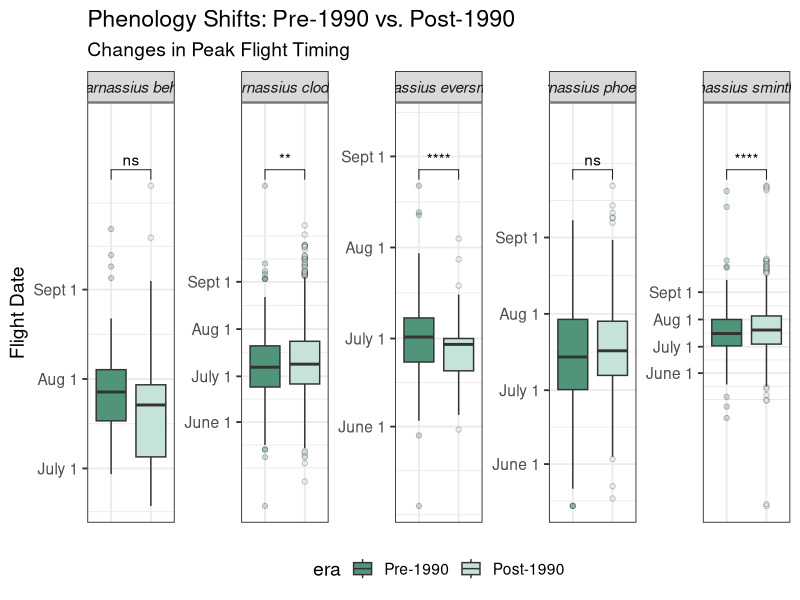
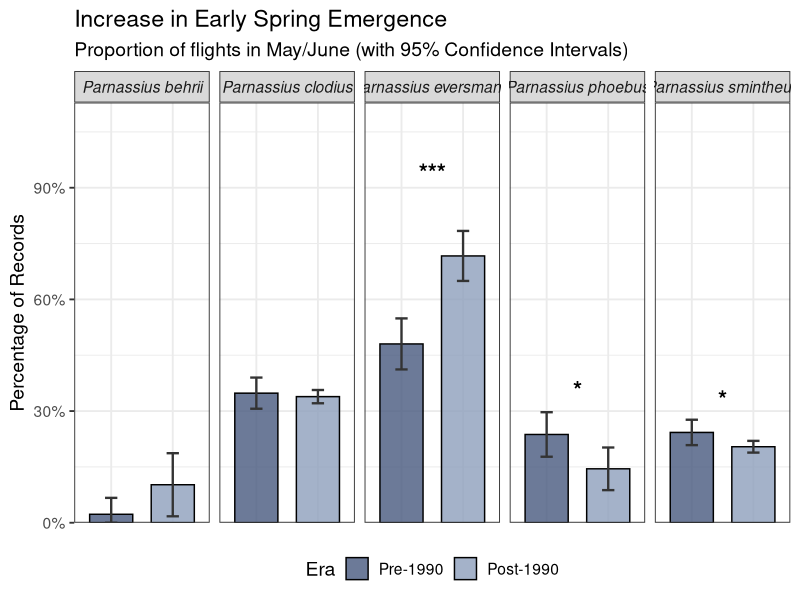
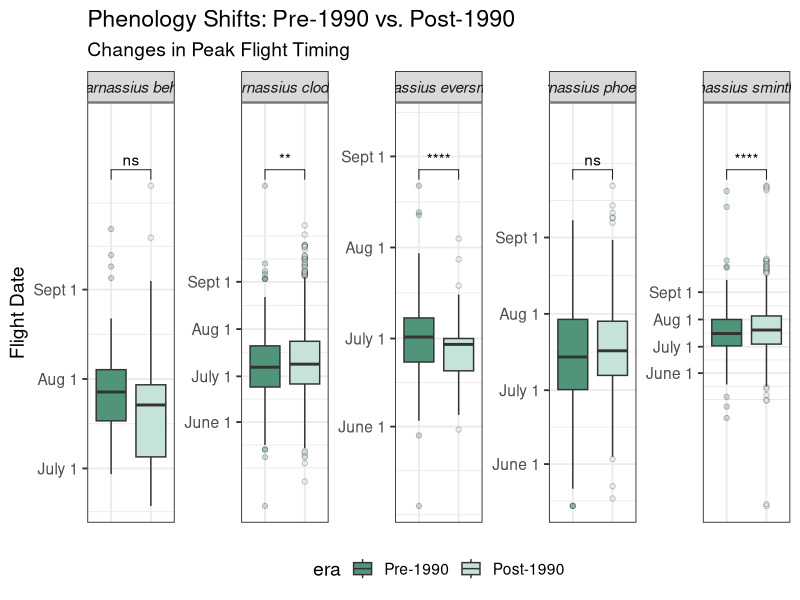
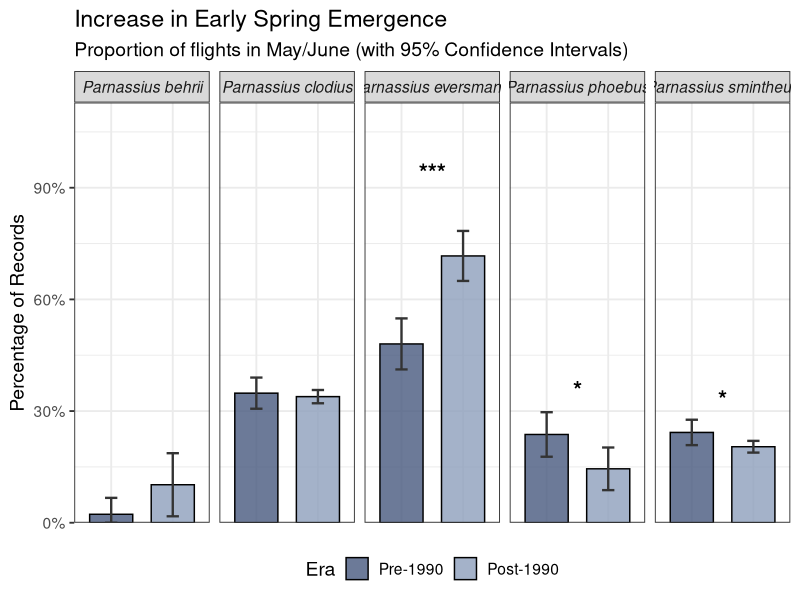

Here is the R script that generated these plots, in order:
if(!require(ggplot2)) install.packages("ggplot2")
if(!require(dplyr)) install.packages("dplyr")
if(!require(readr)) install.packages("readr")
if(!require(tidyr)) install.packages("tidyr")
if(!require(ggpubr)) install.packages("ggpubr")
if(!require(lubridate)) install.packages("lubridate")

library(ggplot2)
library(dplyr)
library(readr)
library(tidyr)
library(ggpubr)
library(scales)
library(lubridate)

# Load the data
df <- read_csv("Parnassius_NA_Harmonized_Full.csv")

df_pheno <- df %>%
  filter(!is.na(year)) %>%
  mutate(era = case_when(
    year < 1990 ~ "Pre-1990",
    year >= 1990 ~ "Post-1990"
  )) %>%
  # Ensure Era is a factor with correct chronological order
  mutate(era = factor(era, levels = c("Pre-1990", "Post-1990"))) %>%
  # Create a clean Date object
  mutate(clean_date = make_date(year, month, day)) %>%
  # Calculate Day of Year (1 = Jan 1st, 365 = Dec 31st)
  mutate(doy = yday(clean_date)) %>%
  # Filter out rows with missing dates or missing Era
  filter(!is.na(doy) & !is.na(era))

species_list <- unique(df_pheno$species)

# ==============================================================================
# T-Test
# loop through each species to test the hypothesis:
# There are significant date of flying differences between eras.
# ==============================================================================

sink("TTest_Phenology_Results.txt")

print("-------------------------------------------------------------")
print(" HYPOTHESIS TEST: Do species fly EARLIER (Lower Day of Year)?")
print("-------------------------------------------------------------")

for (sp in species_list) {
  
  sp_data <- df_pheno %>% filter(species == sp)
  
  print(paste("Analyzing Species:", sp))
  
  # Check sample size per era
  counts <- table(sp_data$era)
  if(length(unique(sp_data$era)) < 2) {
    print("  -> Not enough data across eras for T-Test. Skipping.")
    print(counts)
    next
  }
  
  # TWO-SAMPLE T-TEST
  # Formula: Day of Year ~ Era
  t_test_model <- t.test(doy ~ era, data = sp_data)
  p_val <- t_test_model$p.value
  
  print(paste("  -> T-test p-value:", format(p_val, scientific = FALSE)))
  
  # Check Direction of Shift
  if(p_val < 0.05) {
    print("  -> SIGNIFICANT SHIFT DETECTED.")
    
    # Extract means (Group 1 is Historical, Group 2 is Modern)
    mean_hist <- t_test_model$estimate[1]
    mean_mod  <- t_test_model$estimate[2]
    diff <- mean_mod - mean_hist
    
    if(diff < 0) {
      print(paste("  -> RESULT: Flies", round(abs(diff), 1), "days EARLIER (Supports Hypothesis)"))
    } else {
      print(paste("  -> RESULT: Flies", round(diff, 1), "days LATER (Rejects Hypothesis)"))
    }
  } else {
    print("  -> No significant phenological shift detected.")
  }
  print("-------------------------------------------------------------")
}

sink()
print("Stats saved to 'TTest_Phenology_Results.txt'.")

# ==============================================================================
# T-Test graph
# ==============================================================================

my_colors <- c("Pre-1990" = "#509579",     
               "Post-1990" = "#c6e3d8")    

my_comparisons <- list( c("Pre-1990", "Post-1990") )

plot_pheno <- ggplot(df_pheno, aes(x = era, y = doy, fill = era)) +
  geom_boxplot(outlier.shape = 21, outlier.alpha = 0.3) +
  
  stat_compare_means(comparisons = my_comparisons, 
                     method = "t.test", 
                     label = "p.signif") +
  
  facet_wrap(~species, scales = "free_y", nrow = 1) +
  
  scale_fill_manual(values = my_colors) +
  
  # OVERLAP FIX + Date Labels
  scale_y_continuous(expand = expansion(mult = c(0.05, 0.2)),
                     breaks = c(152, 182, 213, 244), 
                     labels = c("June 1", "July 1", "Aug 1", "Sept 1")) +
  
  labs(title = "Phenology Shifts: Pre-1990 vs. Post-1990", 
       subtitle = "Changes in Peak Flight Timing",
       y = "Flight Date") +
  
  theme_bw(base_size = 14) +
  theme(
    axis.title.x = element_blank(),
    axis.text.x = element_blank(),
    axis.ticks.x = element_blank(),
    legend.position = "bottom",
    strip.text = element_text(face = "italic", size = 11)
  )

ggsave("Parnassius_Phenology_Final_2Eras.png", plot_pheno, width = 14, height = 6)
print(plot_pheno)
print("Graph saved as 'Parnassius_Phenology_Final_2Eras.png'")

# ==============================================================================
# Chi-square
# ==============================================================================

df_chi <- df_pheno %>%
  mutate(season = ifelse(month %in% c(5, 6), "Early (May-June)", "Late (July-Sept)"))

# calculate p-value and stars
sig_df <- df_chi %>%
  group_by(species) %>%
  summarise(
    # Chi-Square and p-value
    p_val = tryCatch(chisq.test(table(era, season))$p.value, error = function(e) 1),
    .groups = 'drop'
  ) %>%
  mutate(
    # p-value to Stars
    label = case_when(
      p_val < 0.001 ~ "***",
      p_val < 0.01  ~ "**",
      p_val < 0.05  ~ "*",
      TRUE          ~ ""
    ),
    # Coordinates for the star
    x = 1.5, 
    y = 1.05 
  )

# Print the results table to console
print("Chi-Square Significance Results:")
print(sig_df)

# ==============================================================================
# Chi-square graph
# ==============================================================================
# Calculate CI
plot_data <- df_pheno %>%
  mutate(is_early = ifelse(month %in% c(5, 6), 1, 0)) %>%
  group_by(species, era) %>%
  summarise(
    total_count = n(),
    early_count = sum(is_early),
    prop = early_count / total_count,
    # Standard Error Formula for Proportions: sqrt( p*(1-p) / n )
    se = sqrt((prop * (1 - prop)) / total_count),
    # 95% Confidence Interval: +/- 1.96 * SE
    ci_lower = pmax(0, prop - 1.96 * se), # prevent negative bars
    ci_upper = prop + 1.96 * se,
    .groups = 'drop'
  )

# Match stars to plot data
sig_data <- plot_data %>%
  group_by(species) %>%
  summarise(max_y = max(ci_upper) * 1.2) %>% 
  left_join(sig_df, by = "species") 

# Graphing
plot_prop <- ggplot(plot_data, aes(x = era, y = prop, fill = era)) +
  
  # the bar chart
  geom_bar(stat = "identity", width = 0.7, color = "black", alpha = 0.8) +
  
  # 95% CI error bars
  geom_errorbar(aes(ymin = ci_lower, ymax = ci_upper), 
                width = 0.2, linewidth = 0.8, color = "gray20") +
  
  # stars
  geom_text(data = sig_data, aes(x = 1.5, y = max_y, label = label), 
            inherit.aes = FALSE, size = 6, fontface = "bold") +
  
  # Layout
  facet_wrap(~species, nrow = 1) +
  
  # Colors updated to 2-Era names
  scale_fill_manual(values = c("Pre-1990" = "#48597e", 
                               "Post-1990" = "#8d9fbb")) +
  
  # Labels
  scale_y_continuous(labels = scales::percent_format(accuracy = 1), 
                     expand = expansion(mult = c(0, 0.2))) +
  
  labs(title = "Increase in Early Spring Emergence",
       subtitle = "Proportion of flights in May/June (with 95% Confidence Intervals)",
       y = "Percentage of Records",
       fill = "Era") +
  
  theme_bw(base_size = 14) +
  theme(
    axis.title.x = element_blank(),
    axis.text.x = element_blank(), 
    axis.ticks.x = element_blank(),
    legend.position = "bottom",
    strip.text = element_text(face = "italic")
  )

ggsave("Parnassius_Proportion_ErrorBars_2Eras.png", plot_prop, width = 14, height = 6)
print(plot_prop)
print("Graph saved as 'Parnassius_Proportion_ErrorBars_2Eras.png'")
